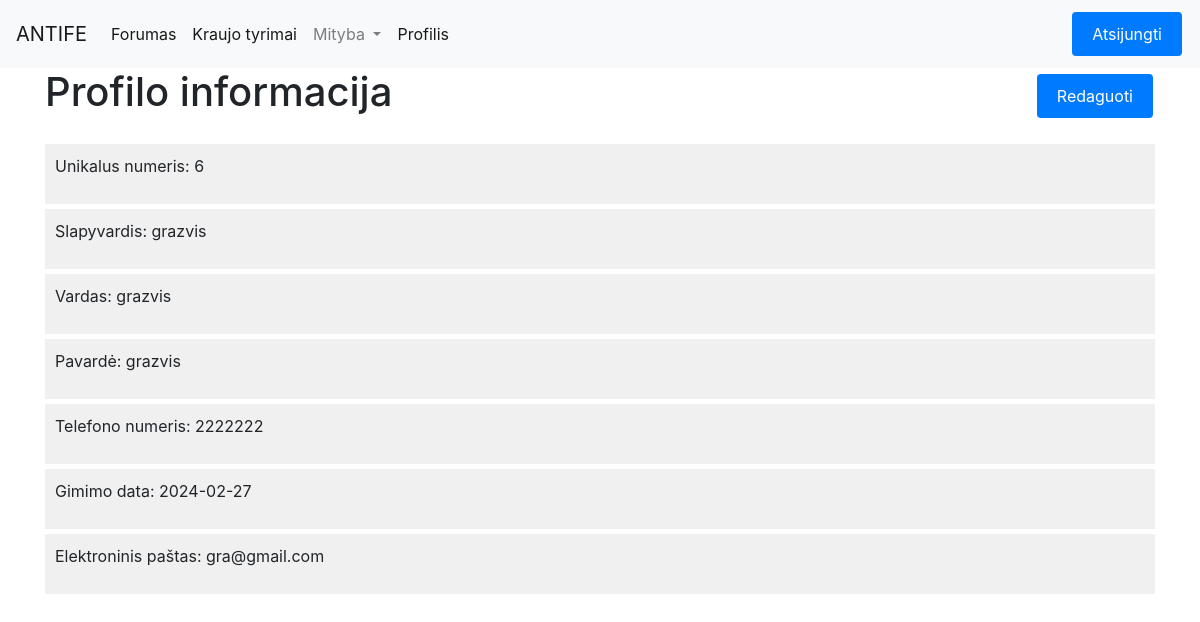
Page /profilis/ (signed in) on the earlier database version.
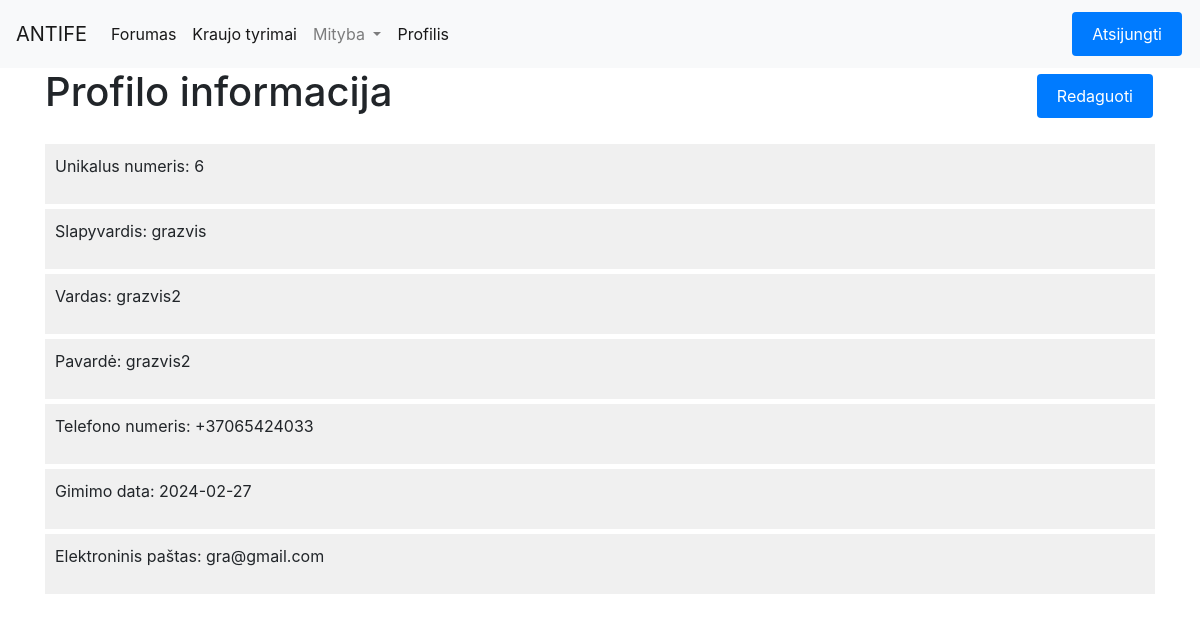
Same page on the later database version.
### homepage/models.py (models this page shows)
class Naudotojai(models.Model):
    user = models.OneToOneField(User, on_delete=models.CASCADE, default=None)
    vardas = models.CharField(max_length=255)
    pavarde = models.CharField(max_length=255)
    telefonas = models.CharField(max_length=255)
    el_pastas = models.CharField(max_length=255)
    gimimo_data = models.DateField()
    level = models.IntegerField()
    last_login = models.DateTimeField(null=True, blank=True)

### Profilis/views.py (the view)
# urls.py: path('', views.profilisview, name='profilisview'),
def profilisview(request):
    user_id = None
    username = None
    vardas = None
    pavarde = None
    telefonas = None
    gimimo_Data = None
    el_pastas = None
    password = None
    form_submitted = False  # Initialize form_submitted to False
    if request.user.is_authenticated:
        user_id = request.user.id
        username = request.user.username
        el_pastas = request.user.email
        password = request.user.password
        try:
            naudotojas = Naudotojai.objects.get(user=request.user)
            vardas = naudotojas.vardas
            pavarde = naudotojas.pavarde
            telefonas = naudotojas.telefonas
            gimimo_Data = naudotojas.gimimo_data
        except Naudotojai.DoesNotExist:
            pass
    formatted_gimimo_Data = formats.date_format(gimimo_Data, "Y-m-d") if gimimo_Data else ""
    context = {
        'user_id': user_id,
        'username': username,
        'password': password,
        'vardas': vardas,
        'pavarde': pavarde,
        'telefonas': telefonas,
        'gimimo_Data': formatted_gimimo_Data,
        'el_pastas': el_pastas,
        'form_submitted': form_submitted,  # Pass form_submitted to the template
    }
    storage = messages.get_messages(request)
    storage.used = True
    return render(request, 'Profilis.html', context)

### Profilis/templates/Profilis.html (shortened to what this page needs)
{% extends 'base.html' %}
{% load static %}
{% load static %}
{% block content %}
    <link rel="stylesheet" type="text/css" href="{% static 'styles/errors.css' %}">
    <link rel="stylesheet" type="text/css" href="{% static 'styles/profile.css' %}">
    <div style="display: flex; justify-content: space-between; align-items: center; margin-bottom: 20px;">
        <h1>Profilo informacija</h1>
        <button type="button" class="btn btn-primary custom-button" id="editProfileBtn">Redaguoti</button>
    </div>
    <div class="profile-info" id="profileInfoContainer">
        <div class="profile-info-item">
            {% if user_id %}
                <p>Unikalus numeris: {{ user_id }}</p>
            {% else %}
                <p>Unikalus numeris nepasiekiamas</p>
            {% endif %}
        </div>
        <div class="profile-info-item">
            {% if username %}
                <p>Slapyvardis: {{ username }}</p>
            {% else %}
                <p>Slapyvardis nepasiekiamas</p>
            {% endif %}
        </div>
        <div class="profile-info-item">
            {% if vardas %}
                <p>Vardas: {{ vardas }}</p>
            {% else %}
                <p>Vardas nepasiekiamas</p>
            {% endif %}
        </div>
        <div class="profile-info-item">
            {% if pavarde %}
                <p>Pavardė: {{ pavarde }}</p>
            {% else %}
                <p>Pavardė nepasiekiama</p>
            {% endif %}
        </div>
        <div class="profile-info-item">
            {% if telefonas %}
                <p>Telefono numeris: {{ telefonas }}</p>
            {% else %}
                <p>Telefono numeris nepasiekiamas</p>
            {% endif %}
        </div>
        <div class="profile-info-item">
            {% if gimimo_Data %}
                <p>Gimimo data: {{ gimimo_Data }}</p>
            {% else %}
                <p>Gimimo data nepasiekiama</p>
            {% endif %}
        </div>
        <div class="profile-info-item">
            {% if el_pastas %}
                <p>Elektroninis paštas: {{ el_pastas }}</p>
            {% else %}
                <p>Elektroninis paštas nepasiekiamas</p>
            {% endif %}
        </div>
    </div>
{% endblock %}

### homepage/templates/base.html (shortened to what this page needs)
<!DOCTYPE html>
<html lang="en">
<head>
  <link rel="stylesheet" href="https://stackpath.bootstrapcdn.com/bootstrap/4.5.2/css/bootstrap.min.css">
  <link rel="stylesheet" href="https://stackpath.bootstrapcdn.com/bootstrap/4.3.1/css/bootstrap.min.css">
</head>
<body>
  <nav class="navbar navbar-expand-lg navbar-light bg-light">
    <a class="navbar-brand" href="{% url 'home' %}">ANTIFE</a>
    <div class="collapse navbar-collapse" id="navbarNav">
      <ul class="navbar-nav mr-auto">
        <li class="nav-item active">
          <a class="nav-link" href="{% url 'forumas:forumasview' %}">Forumas</a>
        </li>
        <li class="nav-item active">
          <a class="nav-link" href="{% url 'kraujo_tyrimai:kraujotyrview' %}">Kraujo tyrimai</a>
        </li>
        <li class="nav-item dropdown">
          <a class="nav-link dropdown-toggle" href="#" id="mitybaDropdown" role="button" data-toggle="dropdown" aria-haspopup="true" aria-expanded="false">
            Mityba
          </a>
        </li>
        {% if request.user.is_authenticated %}
        <li class="nav-item active">
          <a class="nav-link" href="{% url 'profilis:profilisview' %}">Profilis</a>
        </li>
        {% endif %}
      </ul>
      {% if request.user.is_authenticated %}
      <button type="button" class="btn btn-primary custom-button" onclick="Loguot()">Atsijungti</button>
      {% else %}
      <button type="button" class="btn btn-primary custom-button" onclick="openLogin()">Prisijungti</button>
      <button type="button" class="btn btn-primary custom-button" onclick="openRegister()">Registruotis</button>
      {% endif %}
    </div>
  </nav>
  <div class="container">{% block content %} {% endblock %}</div>
</body>
</html>

### homepage/static/styles/profile.css (style rules this page uses)
.profile-info { width: 100%; }
.profile-info-item { display: flex; justify-content: space-between; align-items: center; padding: 10px; margin-bottom: 5px; background-color: #f0f0f0; }

### homepage/templates/base.html (style rules this page uses)
button.custom-button { background-color: #007bff; border: none; color: white; padding: 10px 20px; text-decoration: none; display: inline-block; font-size: 16px; margin: 4px 2px; cursor: pointer; }

Differences in the rows shown:
changed Naudotojai: vardas "grazvis" → "grazvis2"; pavarde "grazvis" → "grazvis2"; telefonas "2222222" → "+37065424033"
